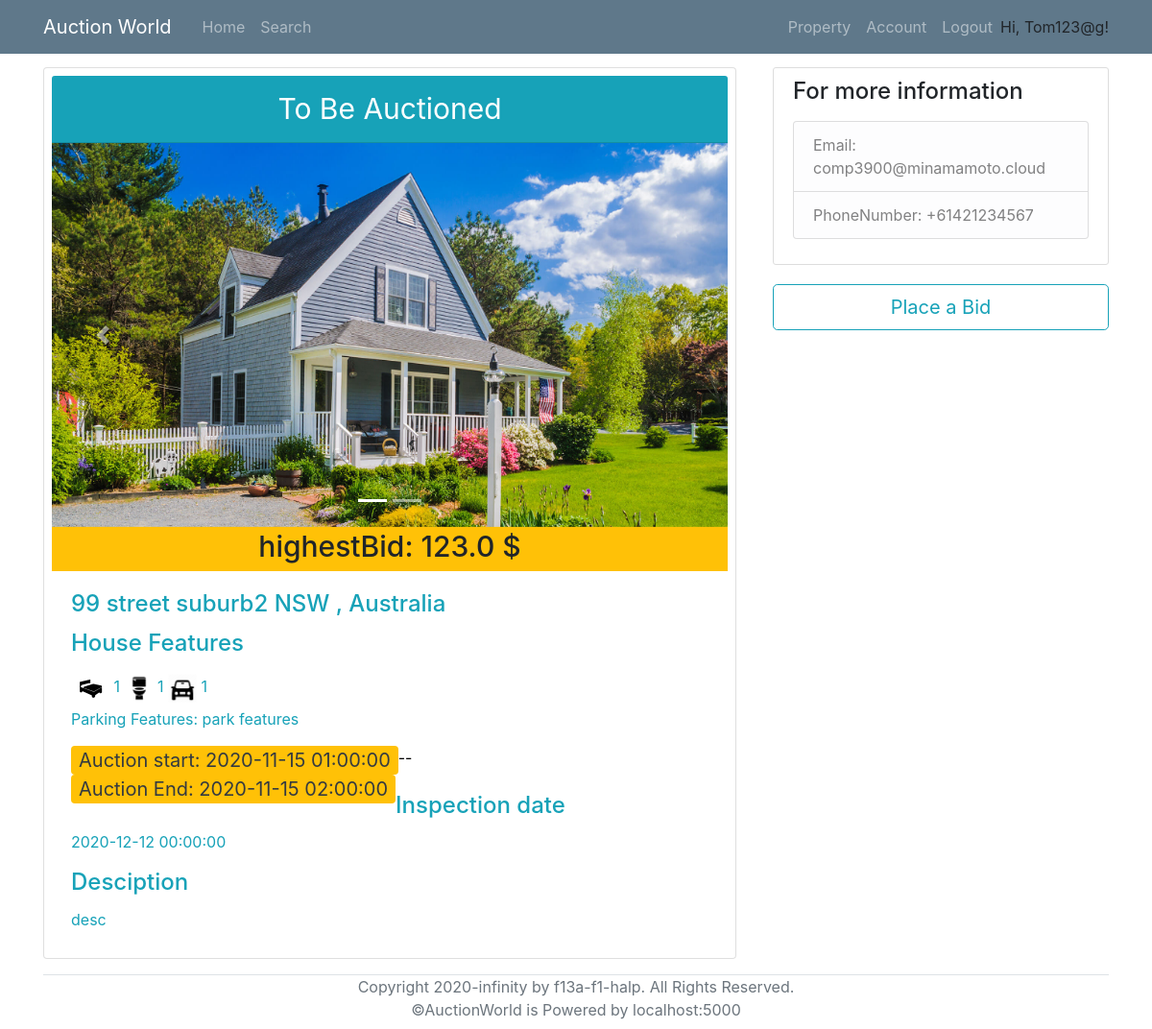
The page /viewProperty/2 (signed in) on the database as committed earlier.
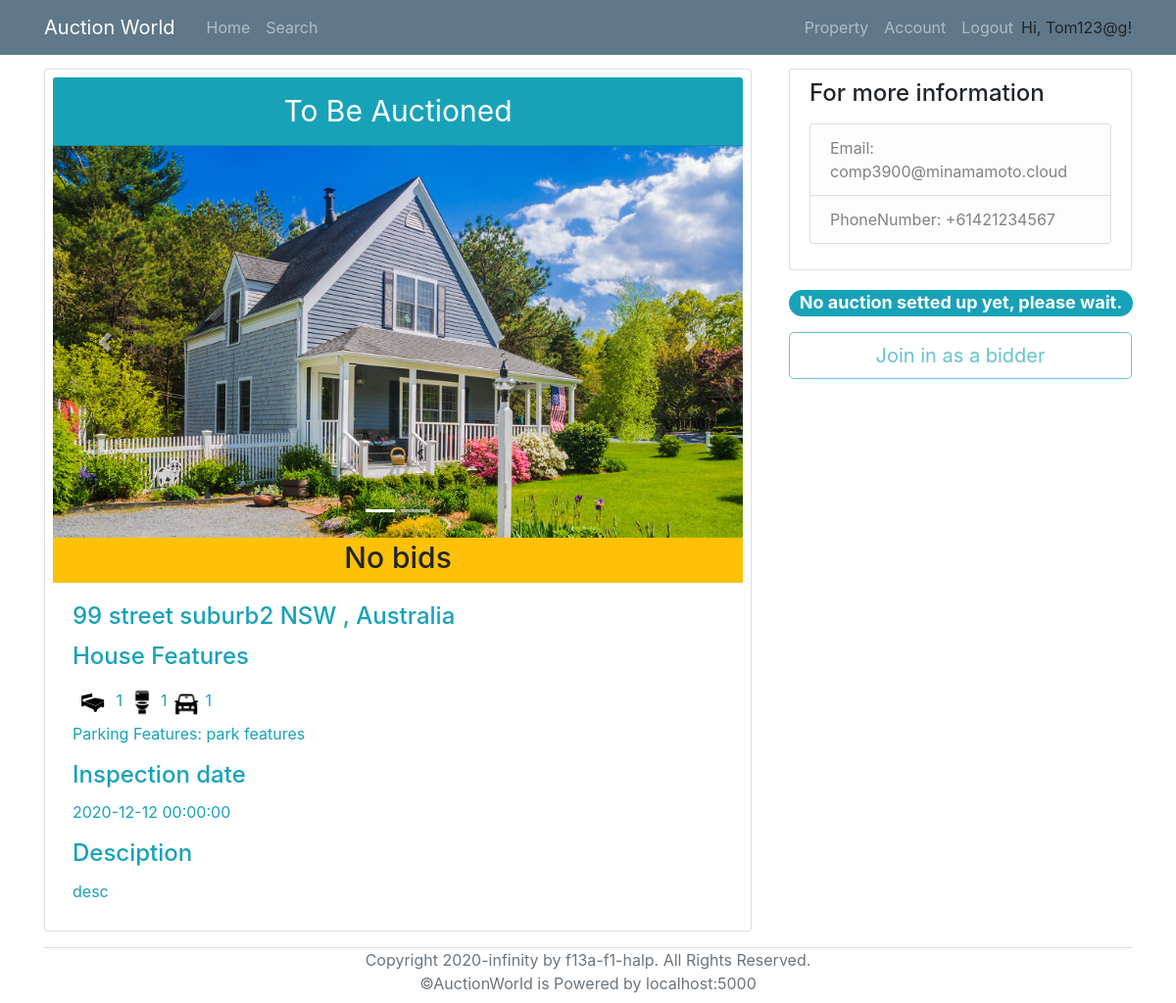
The same page on the database as committed later.
### models.py (models this page shows, shortened)
class Bid(db.Model):
    __tablename__ = 'Bid'
    id = db.Column(db.Integer, primary_key=True)
    BidderID = db.Column(db.Integer, db.ForeignKey('User.id'), nullable=False)
    AuctionID = db.Column(db.Integer, db.ForeignKey('AuctionDetails.id'), nullable=False)
    Amount = db.Column(db.Float, nullable=False)

class AuctionDetails(db.Model):
    __tablename__ = 'AuctionDetails'
    id = db.Column(db.Integer, primary_key=True)
    AuctionStart = db.Column(db.DateTime, nullable=False)
    AuctionEnd = db.Column(db.DateTime, nullable=False)
    ReservePrice = db.Column(db.Float, nullable=False)
    MinBiddingGap = db.Column(db.Float, nullable=False)
    PropertyID = db.Column(db.String, db.ForeignKey('Property.id'), unique=True, nullable=False)
    SellerID = db.Column(db.Integer, db.ForeignKey('User.id'), nullable=False)

### routes.py (the view)
@app.route('/viewProperty/<property_id>', methods=['POST','GET'])
def viewProperty(property_id):
    property_info = Property.query.filter_by(id=property_id).first_or_404()
    seller = User.query.get(property_info.seller)
    auction = AuctionDetails.query.filter_by(PropertyID = property_id).first()
    if auction:
        highestBid = Bid.query.filter_by(AuctionID = auction.id).order_by(desc(Bid.Amount)).first()
        registered = RegisteredAssociation.query.filter_by(PropertyID = property_id, RegisteredBidderID=current_user.id).first()
        if datetime.now() < auction.AuctionStart or datetime.now()>auction.AuctionEnd:
            remainingTime = None
        else:
            remainingTime = humanfriendly.format_timespan(auction.AuctionEnd - datetime.now())
    else:
        highestBid = None
        registered = None
        remainingTime = None
    return render_template('viewProperty.html', title='View Property', property=property_info, seller= seller, auction=auction, highestBid=highestBid, registered=registered, remainingTime=remainingTime)

### models.py (called while the page is built)
@login_manager.user_loader
def load_user(id):
    return User.query.get(id)

### templates/viewProperty.html (shortened to what the changed rows need)
{% extends "base.html" %}
{% block content %}
<div class="row">
    {% if current_user.id != seller.id %}
        <div class="col-md-8">
            <div class="card p-2 col-md-3.8 mr-2 mb-3">
    {% else %}
        <div class="col-md-10">
            <div class="card p-2 col-md-3.8 ml-3 mr-2 mb-3">
    {% endif %}
                    <div class="card-header text-center bg-info text-white" style="font-size: 30px;">
                        {% if property.status == "auction" %}
                            To Be Auctioned
                        {% elif property.status == "sold" %}
                            Sold
                        {% elif property.status == "Under Offer" %}
                            Under Offer
                        {% endif %}
                    </div>
                    {% if property.photo_collection.count() == 0 %}
						<img class="card-img-top" src="/static/propertyImage/Sample.jpg" alt="Card image cap" >
                    {% else %}
                    <div id="carouselExampleIndicators" class="carousel slide" data-ride="carousel">
                        <ol class="carousel-indicators">
                        </ol>
                        <div class="carousel-inner">
                        </div>
                        <a class="carousel-control-prev" href="#carouselExampleIndicators" role="button" data-slide="prev">
                        </a>
                        <a class="carousel-control-next" href="#carouselExampleIndicators" role="button" data-slide="next">
                        </a>
                    </div>
                    {% endif %}
                    <h6 class="card-subtitle pt-2 pb-2 text-center bg-warning" style="font-size: 30px;" >
                        {% if highestBid:%}
                            highestBid: {{highestBid.Amount}} $
                        {% else %}
                            No bids
                        {% endif%}
                    </h6>
                    <div class="card-body text-info">
                        <h4 class="card-title">
                            {{property.add_num}} {{property.add_name}} {{property.add_suburb}} {{property.add_state}} {{property.pc}}, Australia
                        </h4>
                        <h4 class="card-title">{{property.property_type}} Features </h4>
                        <p class="card-text">
							<span><img src="/static/icons/bedicon.png" alt="Card image cap" style="width:40px; height: 40px;"> {{property.num_bedrooms}}</span>
							<span><img src="/static/icons/restroom.png" alt="Card image cap" style="width:30px; height: 30px;"> {{property.num_bedrooms}}</span>
                            <span><img src="/static/icons/car.png" alt="Card image cap" style="width:30px; height: 30px;"> {{property.num_parking}}</span> <br>
                            <span>Parking Features: {{property.parking_features}}</span>
                        </p>
                        {% if auction.AuctionStart and auction.AuctionEnd %}
                            <p class="text-dark bg-warning rounded pl-2 pr-2 mb-0" style="float: left; font-size: 20px;"> Auction start: {{auction.AuctionStart}} </p>
                            <p style="float: left; color: black;" class="mb-0">--</p>
                            <p class="text-dark bg-warning rounded pl-2 pr-2 mb-0" style="float: left; font-size: 20px;"> Auction End: {{auction.AuctionEnd}} </p> <br><br>
                        {% endif %}
                        <h4 class="card-title">Inspection date</h4>
                        {% if property.inspection_date %}
                            <p class="card-text">{{property.inspection_date}}</p>
                        {% else %}
                            <p class="card-text">The inspection date has not been setted up yet, please wait or you can contact us to make a schedule for you to visit.</p>
                        {% endif %}
                        <h4 class="card-title"> Desciption </h4>
                        <p class="card-text">{{property.description}}</p>
                    </div>
                </div>
    </div>
    {% if current_user.id != seller.id %}
        <div class="col-md-4">
            <div class="content-section">
                <h4>For more information</h4>
                <p class='text-muted'>
                </p>
            </div>
            {% if auction %}
                {% if registered %}
                <a href="{{ url_for( 'viewAuction', AuctionID_= auction.id ) }}" >
                    <button class ="btn btn-outline-info btn-lg" style="width: 100%;" type="submit" >Place a Bid</button>
                </a>
                {% else %}
                <a href="{{ url_for( 'viewAuction', AuctionID_= auction.id ) }}" >
                    <button class ="btn btn-outline-info btn-lg" style="width: 100%;" type="submit" > Join in as a bidder</button>
                </a>
                {% endif %}
            {% else %}
                <p class="badge badge-pill badge-info" style="font-size: 18px;">No auction setted up yet, please wait.</p>
                <a href="{{ url_for( 'viewAuction', AuctionID_= auction.id ) }}" >
                    <button class ="btn btn-outline-info btn-lg" style="width: 100%;" type="submit" disabled> Join in as a bidder</button>
                </a>
            {% endif %}
        </div>
    {% endif %}
</div>
{% endblock %}

Rows that differ between the two databases and show on the page:
removed Bid: Amount "123.0"
removed AuctionDetails: AuctionStart "2020-11-15 01:00:00", AuctionEnd "2020-11-15 02:00:00"
Other text that changed with them:
text no longer shown: "highestBid: $ Auction start: -- Auction End: Place a Bid"
text now shown: "No bids No auction setted up yet, please wait. Join in as a bidder"
